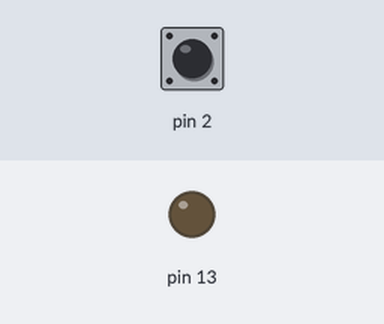
A sketch run on a simulated Arduino Uno, built with avr-gcc and run on an emulated ATmega328P. On the bench: output pins drawn as LEDs (lit = HIGH). The test bench sets the inputs (shaded band); at power-on: pin 2 HIGH.

Above: at 1.2 s.
1.3 s: pin 2 pulled LOW for 0.15 s
At 1.37 s:
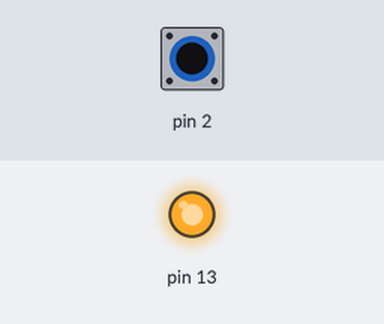
5.9 s: pin 2 pulled LOW for 3.2 s
At 9.9 s:
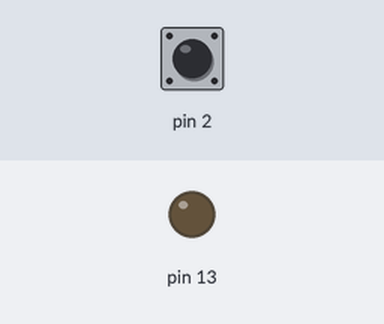
Timing chart, 0 to 11.4 s (numbered marks = the images above; inputs shaded):
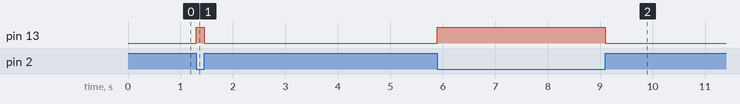

The sketch:

io.ino
```cpp
// D2 with pull-up mirrored on D13; serial echo; 'a' prints analogRead(A0)
void setup() { Serial.begin(9600); pinMode(2, INPUT_PULLUP); pinMode(13, OUTPUT); }
void loop() {
  digitalWrite(13, digitalRead(2) == LOW ? HIGH : LOW);
  if (Serial.available()) {
    int c = Serial.read();
    if (c == 'a') { Serial.print("A0="); Serial.println(analogRead(A0)); }
    else Serial.write((uint8_t)c);
  }
}
```

Measured:
- after the input at 1.3 s, pin 13: LOW → HIGH at once, → LOW 0.15 s later
- after the input at 5.9 s, pin 13: LOW → HIGH at once, → LOW 3.2 s later
